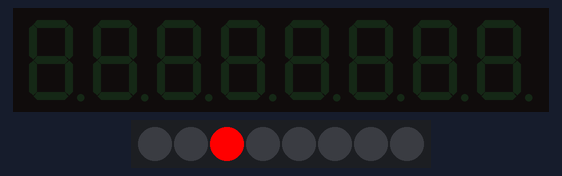
Recording of a sketch running on a simulated Arduino Uno, built with avr-gcc and run on an emulated ATmega328P. Shown: 8-digit seven-segment display, 8 RGB LEDs in strip order, left to right.

Above: at 0.15 s.
At 4.07 s:
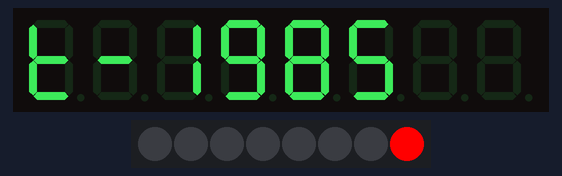
At 7.98 s:
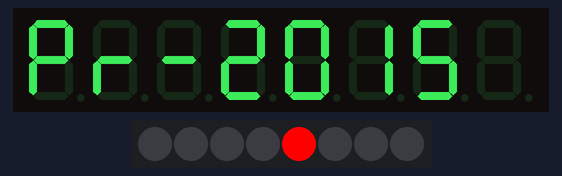
At 18.53 s:
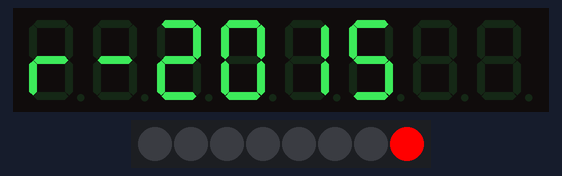
At 28.18 s:
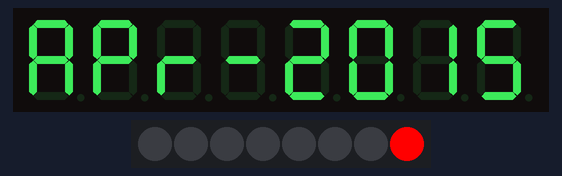
At 39.33 s:
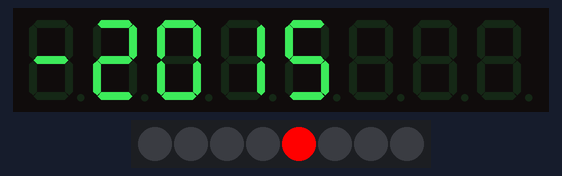
Timing chart, 0 to 40.0 s (numbered marks = the images above):
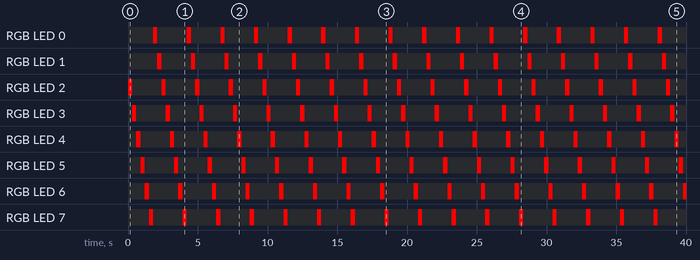

Measured:
- by itself, RGB LED 0–7: alternates RGB(255, 0, 0) for 0.30 s and off for 2.1 s

The sketch:

tm1638-scroll.ino
```cpp
#include <TM1638.h>
#include <string.h>


// data pin 8, clock pin 9 and strobe pin 10, activate is true, brightness is 0-7
TM1638 module(8, 9, 10, true, 0);
unsigned long a = 1;
String str = "         26-Oct-1985   05-Apr-2015        ";

void setup() {
}

void loop() {
  module.setDisplayToString(str.substring(a++ % (str.length() - 8)));
  module.setLEDs(0);
  module.setLED(1, a % 8);
  delay(300);
}
```
